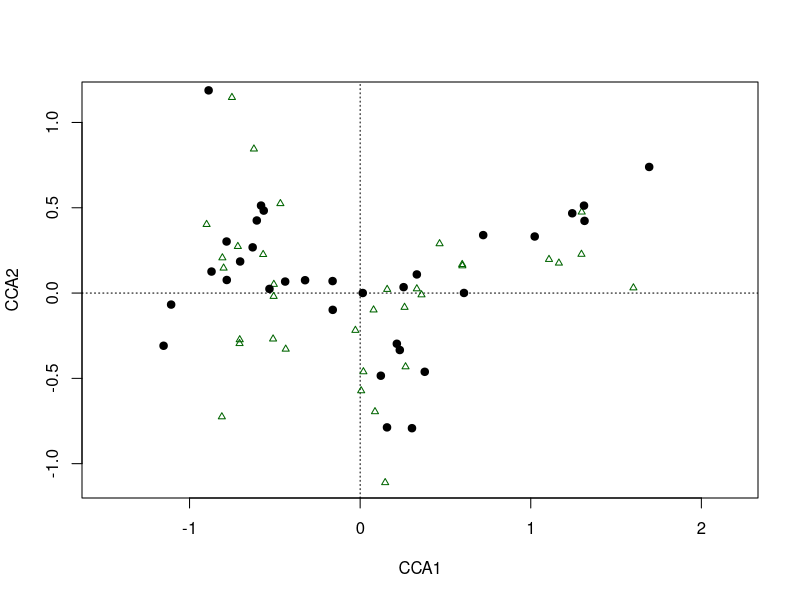
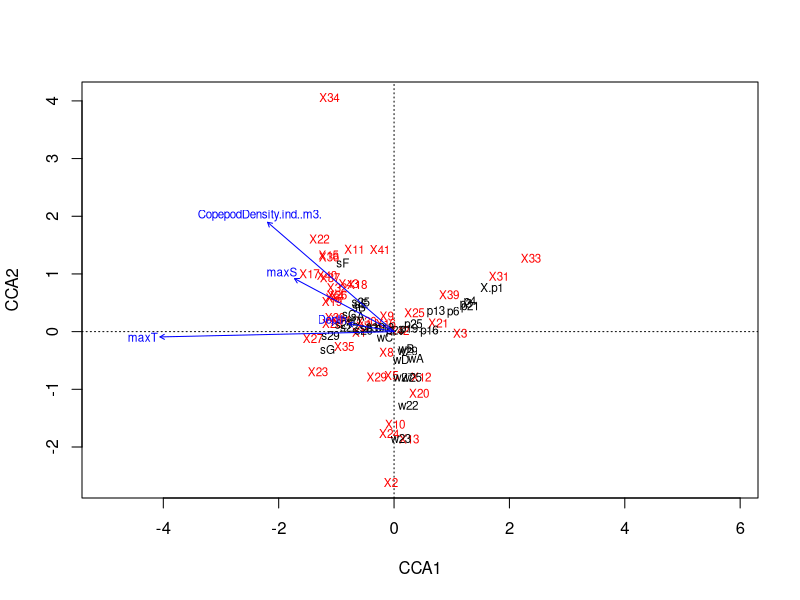
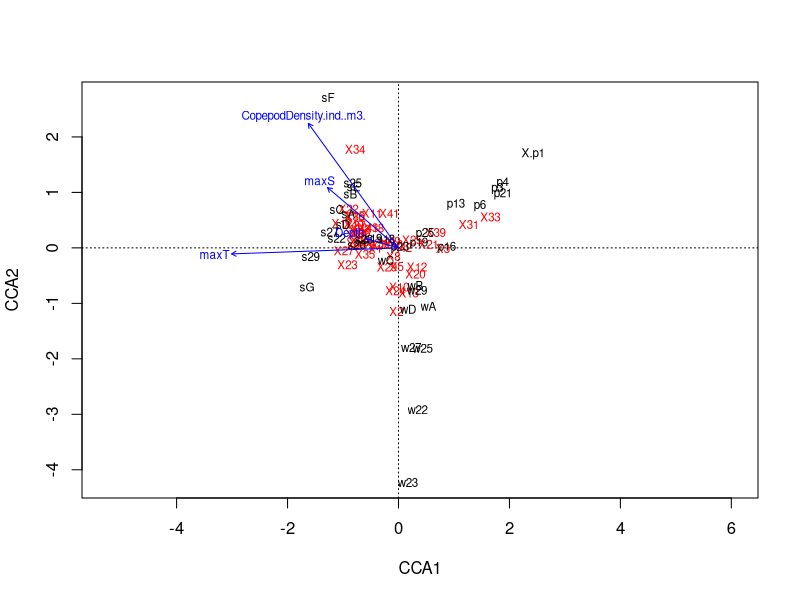
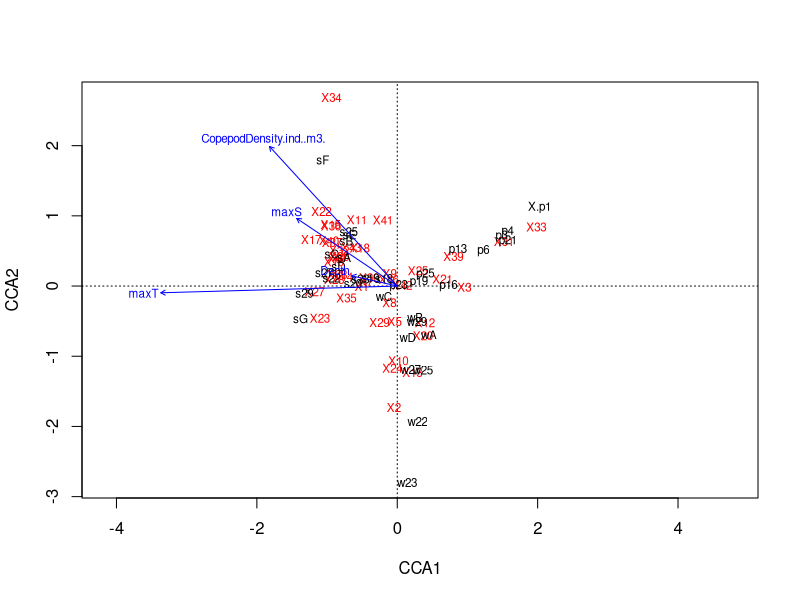
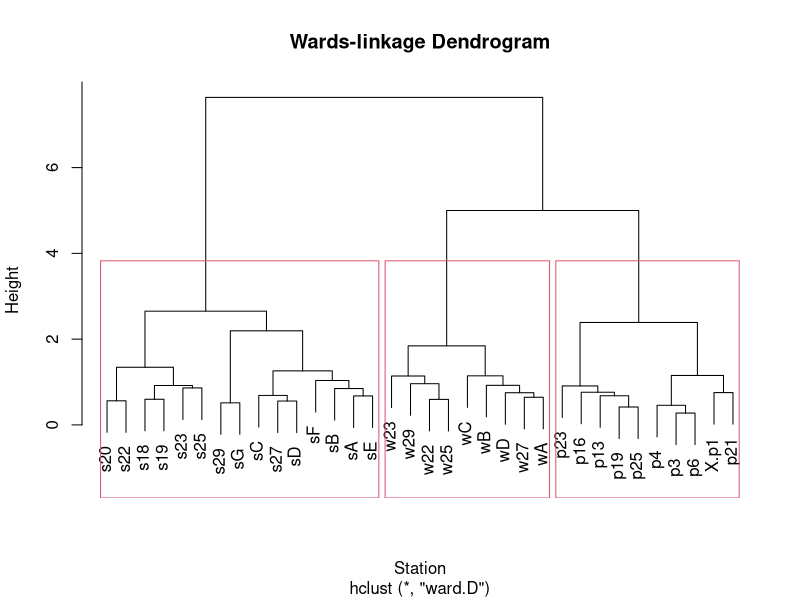
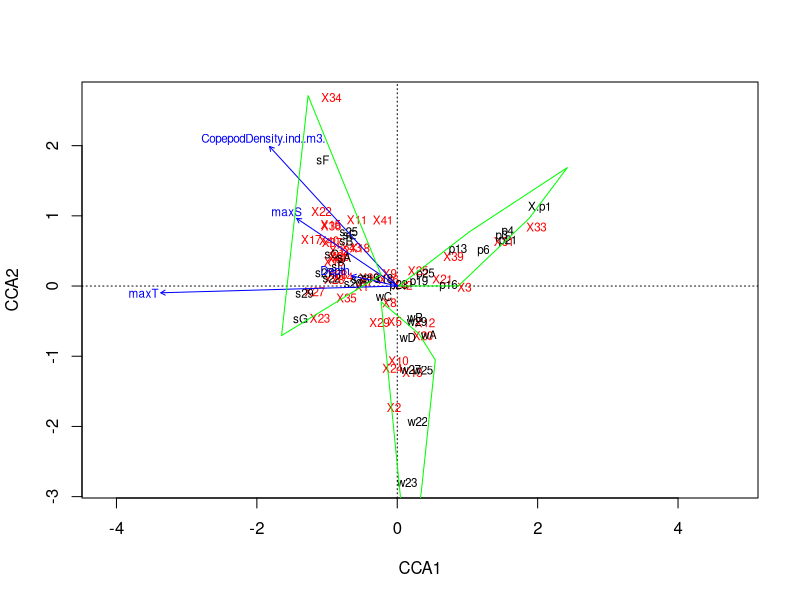
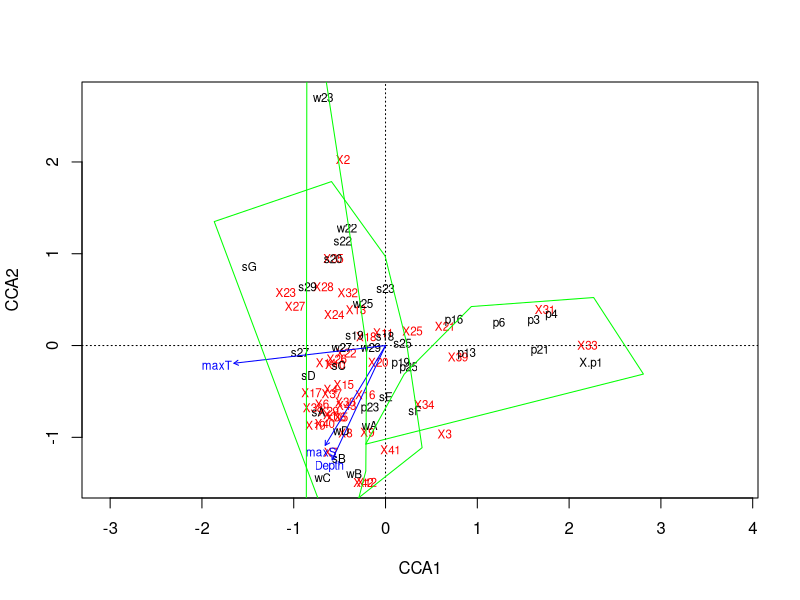
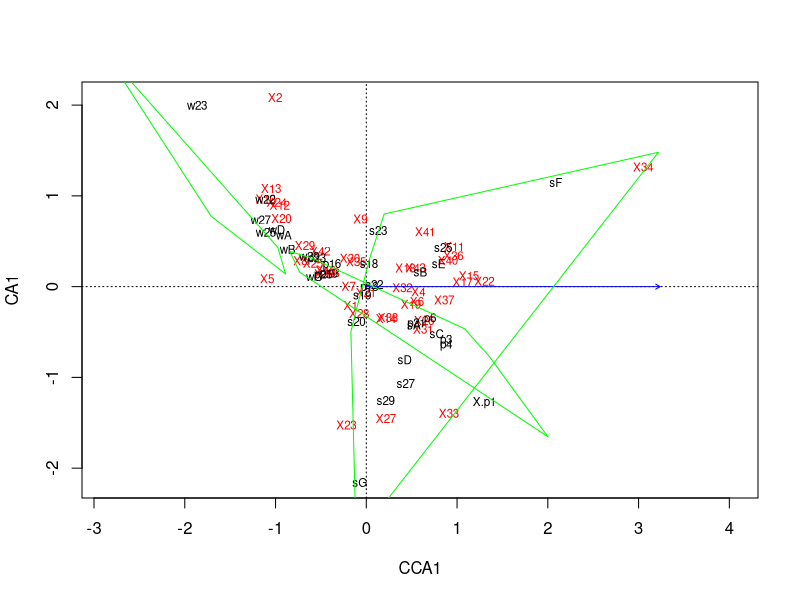

Reproduce these figures in R, in order.
###### data setting ###################################################
setwd("D:/MyGitHub/Computer_Intensive_Statistics_in_Ecology/data")

copepod_composition <- read.table("copepod_composition.txt", header=T)
env <- read.csv("enviANDdensity.csv", header=T)

# find dominant species
domi <- apply(copepod_composition >= 2, 1, sum)  # ever greater than 2%
domi_cop <- copepod_composition[which(domi > 0), ]
domi_cop <- data.frame(t(domi_cop))  # let row be site


########## Exercise1
library(vegan)

# normalize the domi_cop data
rsum <- apply(domi_cop, 1, sum)
y.domi <- data.frame(matrix(0, nrow(domi_cop), ncol(domi_cop)))

for (i in 1:nrow(domi_cop)){
    y.domi[i, ] = domi_cop[i, ]/rsum[i]
}
rownames(y.domi) = rownames(domi_cop)

# normalize the env data
x.env <- data.frame(scale(env[, -1]))



##### (1)
y.dca = decorana(domi_cop)
y.dca  # nonlinear, hence we use CCA



##### (2)
### correlation method
round(as.dist(cor(x.env)), 2) 

# We first keep depth because it is not highly correlated with other variables 
# Then, keep the variable with the larger constrained eigenvalue
cca(y.domi ~ Temperature, data=x.env)  # 0.4769
cca(y.domi ~ Salinity, data=x.env)  # 0.2151
cca(y.domi ~ DissolvedOxygen, data=x.env)  # 0.4549
cca(y.domi ~ maxT, data=x.env)  # 0.4807
cca(y.domi ~ MaxDO, data=x.env)  # 0.3596
# Hence, we remain maxT

# Salinity is highly correlated with maxS. Since we choose maxT,
# which is highly correlated with salinity, we drop salinity and remain maxS.

cca(y.domi ~ Fluorescence, data=x.env)  # 0.2031
cca(y.domi ~ maxF, data=x.env)  # 0.2077
# Hence, we remain maxF

cca(y.domi ~ FishDensity..ind..1000m3., data=x.env)  # 0.2229
cca(y.domi ~ CopepodDensity.ind..m3., data=x.env)  # 0.2690
# Hence, we remain copepod density

# To summarize, we have variables depth, maxT, maxS, maxF, and copepod density



### variance inflation factors method
# choose the variable with smaller VIF
vif.cca(cca(y.domi ~ ., data=x.env))   
# We keep depth, fish density, copepod density, maxDO, maxS



### stepwise variable selection, (AIC) method
# Stepwise variable selection: forward
y.full = cca(y.domi ~ ., data=x.env)   # rda with full independent variables
y.red = cca(y.domi ~ 1, data=x.env)   # rda with 1 independent variable

# step-wise choose model from simple to full
y.cca = step(y.red, scope=list(lower = ~ 1, upper=formula(y.full)))
y.cca$anova
# choose maxT, copepod density, fluorescence, maxS

# Stepwise variable selection: backward
# step-wise choose model from full to simple
y.cca = step(y.full, scope=list(lower=formula(y.red), upper=formula(y.full)))
y.cca$anova
# choose maxS, depth, fluorescence, fish density, maxT

# comparing 3 methods, we keep depth, maxT, maxS, copepod density
x.new <- x.env[, c(1,6,7,11)]



##### (3)
# Constrained ordination
y.cca = cca(y.domi ~ ., data=x.new)
summary(y.cca)

# Compare differences in WA and LC sample scores
plot(y.cca, choices=c(1,2), type='points', display='lc', scaling=1)
points(y.cca, choices=c(1,2), display='wa', pch=19, scaling=1)

# Triplot
plot(y.cca, choices=c(1,2), display=c('wa','sp','bp'), scaling=1) 
plot(y.cca, choices=c(1,2), display=c('wa','sp','bp'), scaling=2)
plot(y.cca, choices=c(1,2), display=c('wa','sp','bp'), scaling=3)  # this one is better

# combine with cluster analysis
library(cluster)

dist.man = dist(y.domi, method='manhattan')
y.man.ward = hclust(dist.man, method='ward')

plot(y.man.ward, main='Wards-linkage Dendrogram', xlab='Station',
     labels=rownames(domi_cop))
rect.hclust(y.man.ward, k=3)

gp <- as.numeric(cutree(y.man.ward, k=3))  # group label

plot(y.cca, choices=c(1,2), display=c('wa','sp','bp'), scaling=3)
ordihull(y.cca, groups=gp, col='green')



##### (4)
# We can see that the results from cluster analysis is similar with
# CCA. In CCA plot, sites are separated according to species composition
# and environmental variables. Some sites are closer more than others
# because they have similar species composition or environmental conditions.



########## Exercise2
# We have biological variable "copepod density" and 
# physical variables "depth", "maxT", "maxS"

phy <- x.new[, 1:3]
bio <- x.new[, 4]

iner.total <- sum(y.cca$CCA$eig)

y.cca.bio = cca(y.domi, phy, bio)  # partial out biological effects
plot(y.cca.bio, choices=c(1,2), display=c('wa','sp','bp'), scaling=3) 
ordihull(y.cca.bio, groups=gp, col='green')
# After partial out the biological effect, it seems that the pattern becomes obscure
iner.phy <- sum(y.cca.bio$CCA$eig)  # conditional physical effects

y.cca.phy = cca(y.domi, bio, phy)  # partial out physical effects
plot(y.cca.phy, choices=c(1,2), display=c('wa','sp','bp'), scaling=3) 
ordihull(y.cca.phy, groups=gp, col='green')
# The overlapping areas are smaller than the case under partilling out biological effects
iner.bio <- sum(y.cca.phy$CCA$eig)  # conditional biological effects

iner.total
iner.phy
iner.bio
iner.total - iner.phy - iner.bio  # interactive effects

iner.total - iner.phy  # biological effects
cca(y.domi, bio)$CCA$eig  # biological effects, coincide with above results


